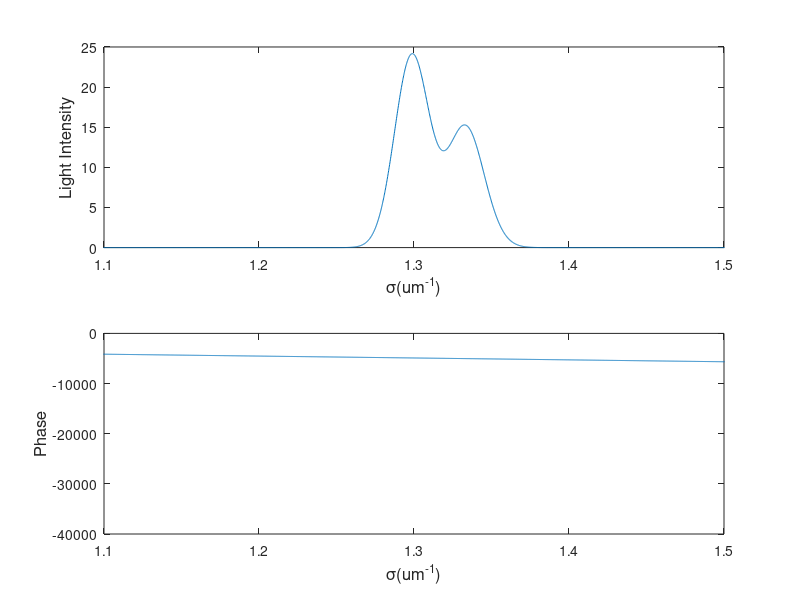
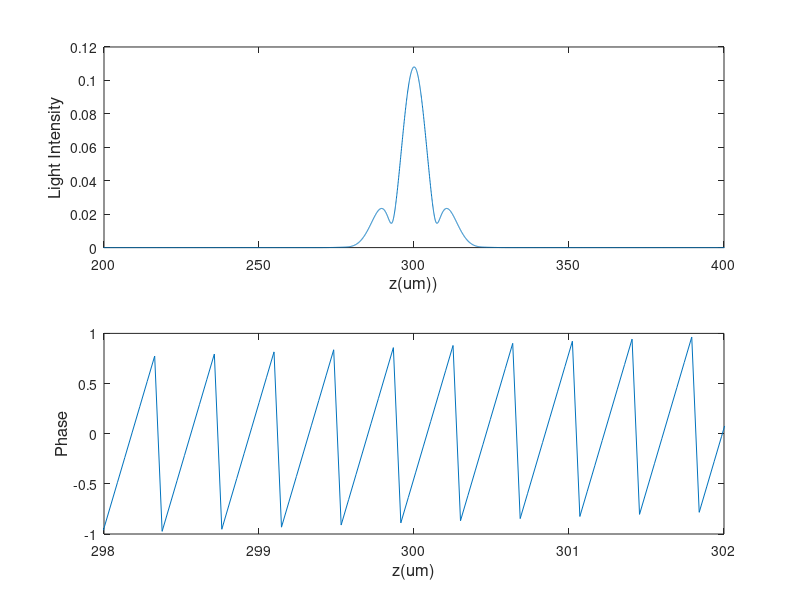

Write MATLAB code to recreate these figures, in order.
clear;close all
format long
%若振幅不对称———>振幅添加噪声
%光谱信号振幅12
A = 24;
A1 = 15;
%中心波长lamda0:770nm；lamda1:850nm
lamda1 = 750e-3;
lamda0 = 770e-3;
%光谱线宽FWHM：15.7nm
delta_lamda = 15.7e-3;
%信号波长lamda
lamda = 0.6:0.001:1;
%生成高斯分布函数
G_lamda = A1*exp(2.77*(-(lamda-lamda1).^2/delta_lamda^2));
F_lamda = A*exp(2.77*(-(lamda-lamda0).^2/delta_lamda^2));
I1_lamda = G_lamda+F_lamda;
% figure(1),subplot(2,2,1);plot(lamda,G_lamda);xlabel('λ(um)','FontSize',12);ylabel('Light Intensity','FontSize',12);
% subplot(2,2,2);plot(lamda,F_lamda);xlabel('λ(um)','FontSize',12);ylabel('Light Intensity','FontSize',12);
% subplot(2,2,3);plot(lamda,I1_lamda);xlabel('λ(um)','FontSize',12);ylabel('Light Intensity','FontSize',12);

%转化为波矢k
sigma = 1./lamda;
%重新排序数据，让横轴按照从小到大的顺序存储
sigma_sorted = sort(sigma);
temp_flamda = zeros(length(sigma),1);
for i = 1:length(sigma)
    TempK = sigma_sorted(i);
    k_index = find(sigma == TempK);
    temp_flamda(i,1) = I1_lamda(k_index);
end
I1_sigma = temp_flamda;
% subplot(2,2,4);plot(sigma_sorted,I1_sigma);
% xlabel('σ(um^{-1})','FontSize',12);ylabel('Light Intensity','FontSize',12);

%相位,设定z0为300um
z0 = 300;
%设置采样点点数为1024？一个周期至少8个采样点
N = 2^16;delta_sigma = 1/(2*N*((770e-3)/16));
sigma =(1:N)*delta_sigma;
% sigma = linspace(sigma_start,sigma_end,N);
%相位
phase = -4*pi*z0*sigma;
%I(sigma) = F(sigma)*exp(j*phase)
sigma0 = 1/lamda0;
sigma1 = 1/lamda1;
% F_sigma = A*exp(2.77*(-(1./sigma-1/sigma0).^2/delta_lamda^2));
G_sigma = A1*exp(2.77*(-(1./sigma-1/sigma1).^2/delta_lamda^2));
F_sigma = A*exp(2.77*(-(1./sigma-1/sigma0).^2/delta_lamda^2));
I1_sigma = G_sigma+F_sigma;
I_sigma = I1_sigma.*exp(1i*phase);
figure(2);subplot(2,1,1);plot(sigma,abs(I_sigma));
xlabel('σ(um^{-1})','FontSize',12);ylabel('Light Intensity','FontSize',12);xlim([1.1 1.5]);
subplot(2,1,2);plot(sigma,phase);
xlabel('σ(um^{-1})','FontSize',12);ylabel('Phase','FontSize',12);xlim([1.1 1.5]);
% subplot(3,1,3);plot(sigma,angle(I_sigma)./pi);
% xlabel('σ(um^{-1})','FontSize',12);ylabel('Phase / \pi','FontSize',12);

%对I_sigma进行傅里叶逆变换
S_z = ifft(I_sigma);
%对逆傅里叶变换后数据处理?将波数K转化为z？
%S_z = fftshift(S_z);
delta_sigma = (sigma(end)-sigma(1))/(N-1);
delta_z = 1/(2*N*delta_sigma);
z = delta_z*linspace(1,N,N);
figure(3);
subplot(2,1,1);plot(z,abs(S_z));
xlabel('z(um))','FontSize',12);ylabel('Light Intensity','FontSize',12);xlim([200 400]);
subplot(2,1,2),plot(z,angle(S_z)./pi);
xlabel('z(um)','FontSize',12);ylabel('Phase','FontSize',12);xlim([298 302]);